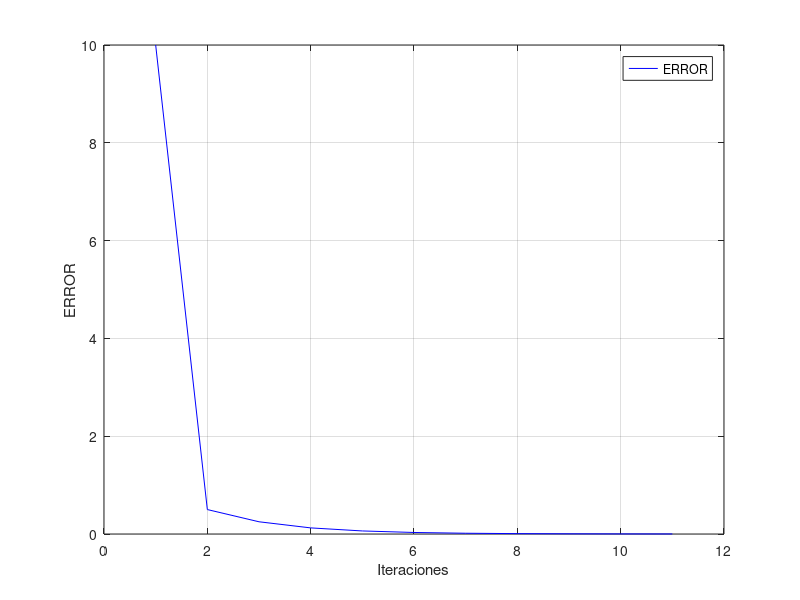

Recreate this plot in MATLAB.
xl=1;
xu=2;
i=1;
e(i)=10;

while(e(i)>0.001)
    xr=(xl+xu)/2;

g_xl=xl^3+4*xl^2-10;
g_xr=xr^3+4*xr^2-10;
g_xu=xu^3+4*xu^2-10;

if(g_xl*g_xr<0)
    xu=xr;
    e(i+1)=abs(xr-xl);
end

if(g_xu*g_xr<0)
    xl=xr;
    e(i+1)=abs(xu-xr);
end

i=i+1;

if(g_xu*g_xr==0)
    xr=xr
end
end

tamanio=size(e);
iter=1:1:tamanio(2);

figure('DefaultAxesFontsize',10)
plot(iter,e,'color','blue')

grid on
xlabel('Iteraciones')
ylabel('ERROR')
legend('ERROR')